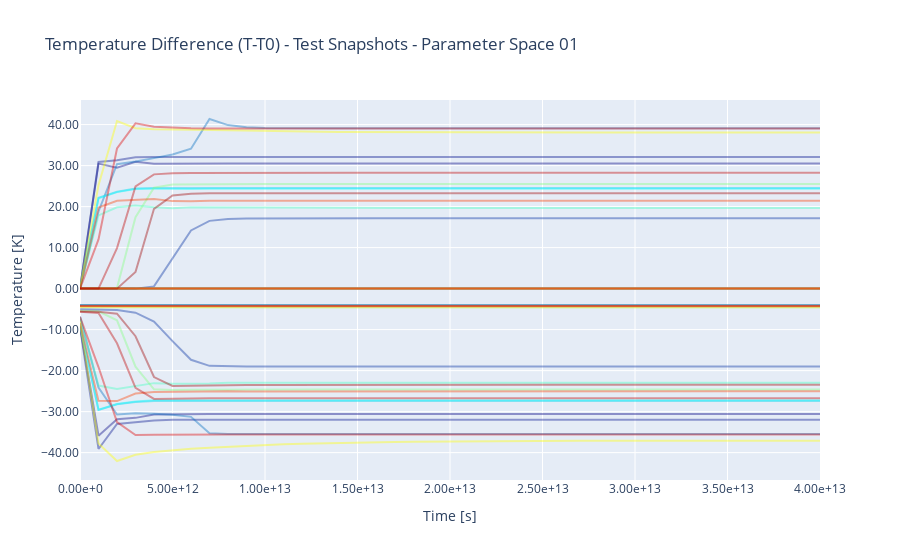

Notebook code for this chart:
### Code cell
N_SNAPS, N_TIMES, N_POINTS = temperatures_diff.shape

colors = px.colors.sample_colorscale("jet", [n/(N_SNAPS) for n in range(N_SNAPS)])

fig = go.Figure()
for idx_snap, temperature_array in enumerate(temperatures_diff):
# customdata=np.stack(([t_h] * len(comsol_data.times), [host_k] * len(comsol_data.times)) , axis=-1),
    input_args = {'x' : list(comsol_data.times.values()),
                #   'customdata' : customdata,
                #   'hovertemplate' : "Time: %{x:.2e}<br>Temperature: %{y:.2f}<br>T_h: %{customdata[0]:.2f}<br><br>host_k: %{customdata[1]:.2e}<br>",
                    'legendgroup' : f"{idx_snap:03d}",
                    'name' : f"{idx_snap:03d}",
                    'line' : dict(color=colors[idx_snap]),
                    'opacity': 0.4}
    fig.add_trace(go.Scatter(y=np.max(temperature_array, axis=1), **input_args))
    fig.add_trace(go.Scatter(y=np.min(temperature_array, axis=1), **input_args))

fig.update_layout(
    xaxis_tickformat='.2e',  # Format x-axis numbers to 2 decimal places
    yaxis_tickformat='.2f',  # Format y-axis numbers to 2 decimal places
    showlegend=False,        # Hide the legend
    title_text=f'Temperature Difference (T-T0) - {DATA_TYPE} Snapshots - Parameter Space {VERSION}', # title of plot
    xaxis_title="Time [s]",    # Optional: label for x-axis
    yaxis_title="Temperature [K]"     # Optional: label for y-axis
)
fig.write_image(import_folder / "Exports" / f"{DATA_TYPE}_MinMaxTemperatures.png")
fig.show()
